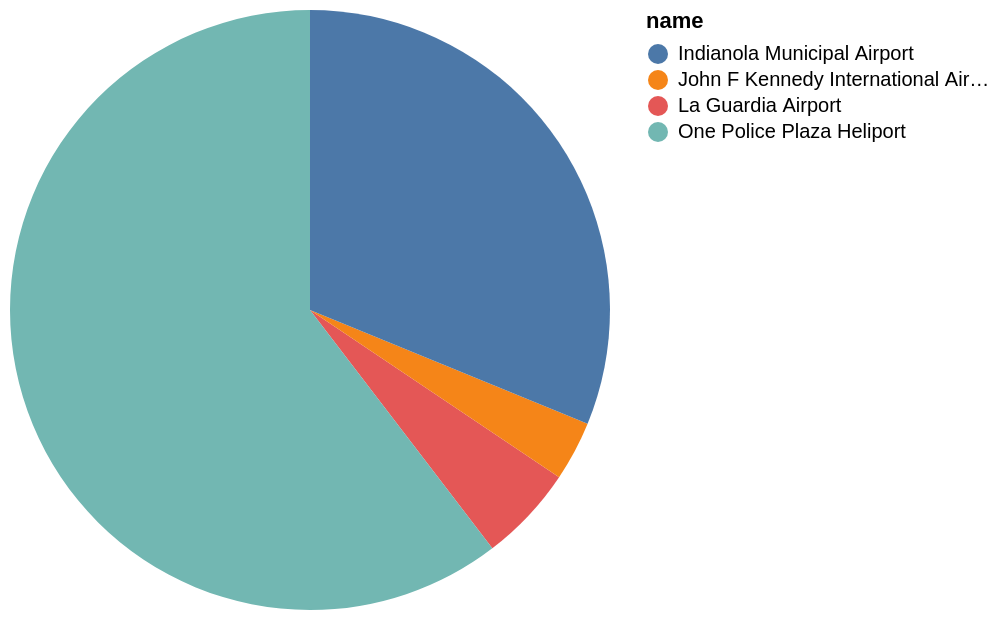

The specification (Vega-Lite) saved for this image:
### Vega-Lite specification from a JSON file in a GitHub repository (floating-point values rounded to 4 significant figures)
{"data": {"values": [{"x_data": "La Guardia Airport", "y_data": 21}, {"x_data": "John F Kennedy International Airport", "y_data": 13}, {"x_data": "Indianola Municipal Airport", "y_data": 126}, {"x_data": "One Police Plaza Heliport", "y_data": 244}]}, "mark": "arc", "encoding": {"theta": {"field": "y_data", "type": "quantitative", "title": "elevation"}, "color": {"field": "x_data", "type": "nominal", "title": "name"}}}
